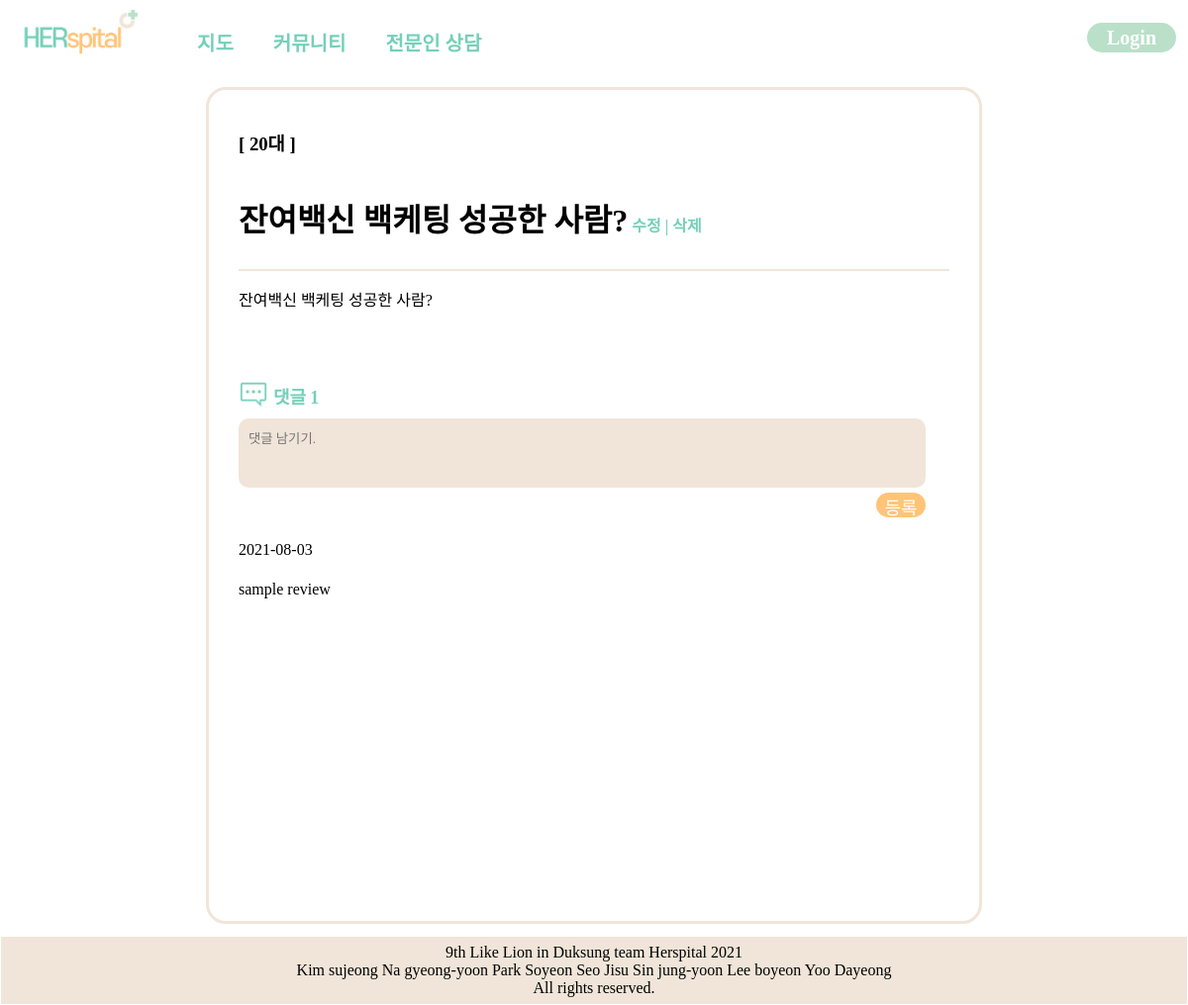
Before: /community/detail/2 with the older database file.
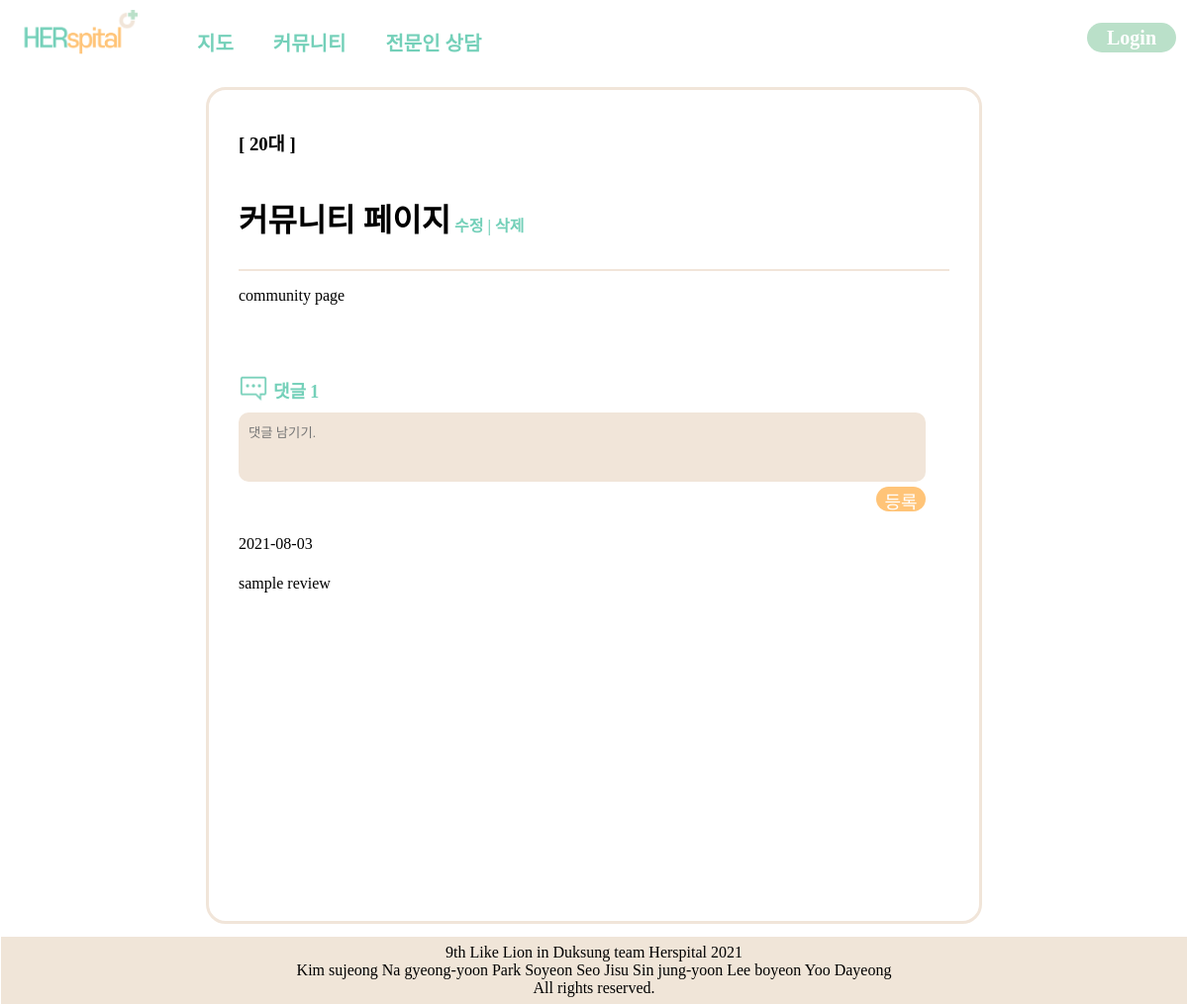
After: the same page with the newer database file.
### community/models.py (models this page shows, shortened)
class Community(models.Model):
    title = models.CharField(max_length=200)
    publicSetting = models.BooleanField()
    password_Post = models.IntegerField(blank=True, null=True)
    age_tag = models.CharField(max_length=100)
    image = models.ImageField(upload_to = "community/", blank=True, null=True)
    body = models.TextField()
    pub_date = models.DateTimeField()

### community/views.py (the view)
# urls.py: path('detail/<str:id>', community_views.detail, name="detail"),
def detail(request,id):
    community = get_object_or_404(Community, pk = id)
    return render(request, "community/detail.html", {'community':community})

### templates/community/detail.html (shortened to what this page needs)
{% load static %}
{% block css %}
    <link rel="stylesheet" href="{% static 'css/detail.css' %}" />
{% endblock %}
{% block navbar %}
    {% include "partials/base.html" %}
{% endblock %}
{% block content %}
    <div class="community__detail">
        <h3>[ {{ community.age_tag }} ]</h3>
        <h1>{{ community.title }}</h1>
        <div class="modify_delete">
            <a href="{%url 'community:communityedit' community.id%}">수정</a> |
            <a href="{%url 'community:community_delete' community.id%}">삭제</a>
        </div>
        <hr>
        <p>{{ community.body }}</p>
        <br><br><br>
        <div class="community__reply">
            <img id="replyicon" src="{% static 'img/reply.png' %}">
            <div id="replytxt">댓글</div>
            <span id="review-count">1</span>
            <div id="review">
                <div class="review-row">
                    <textarea id="new-review" name="new_review" rows="5" cols="90" placeholder="댓글 남기기."></textarea><br>
                    <button type="submit" onclick="submitReview()" class="review_btn">등록</button><br>
                </div>
                <br><br>
                <div class="review-box">
                    <div class="review-row">
                        <div class="review-date" style="float: left;">2021-08-03</div>
                        <div class="review-content" style="padding-top: 40px;" >sample review<br></div>
                    </div>
                </div>
            </div>
        </div>
    </div>
{% endblock %}
{% block footer %}
    {% include "partials/footer.html" %}
{% endblock %}

Changed rows visible on the page:
changed Community: title "잔여백신 백케팅 성공한 사람?" → "커뮤니티 페이지"; body "잔여백신 백케팅 성공한 사람?" → "community page"
